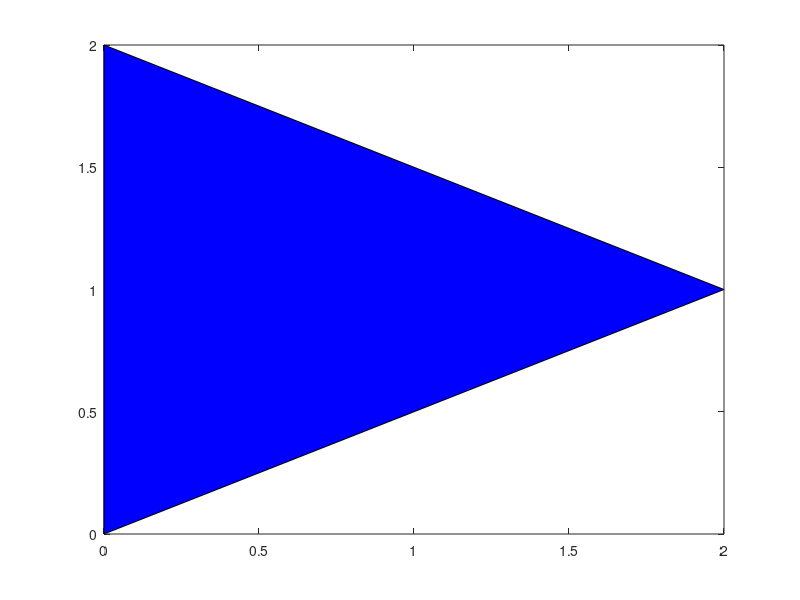
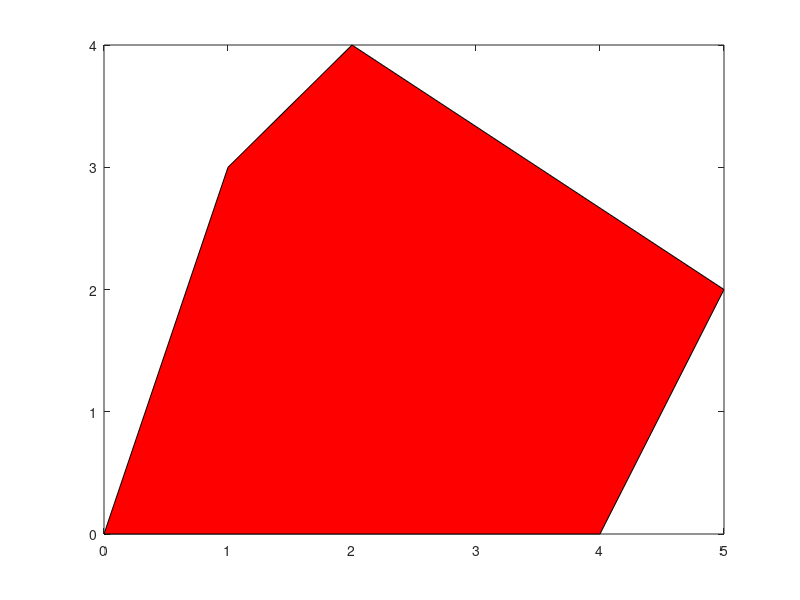
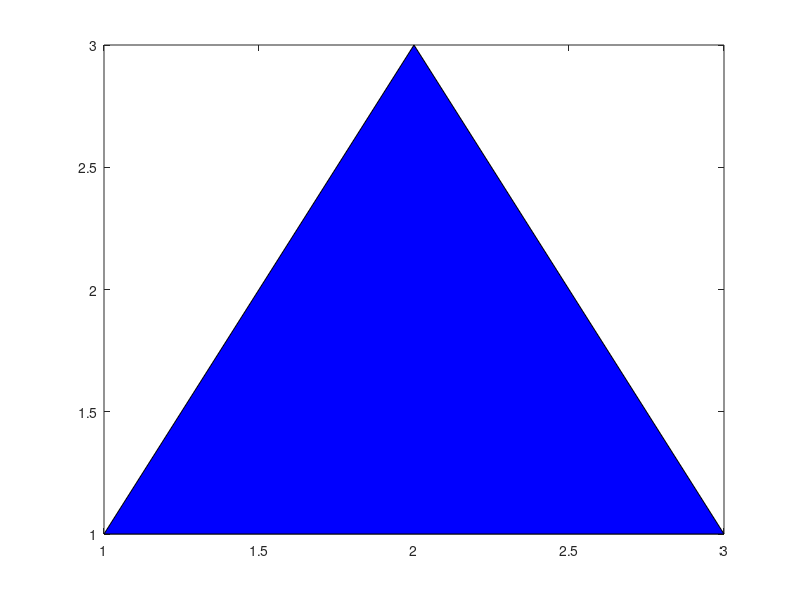
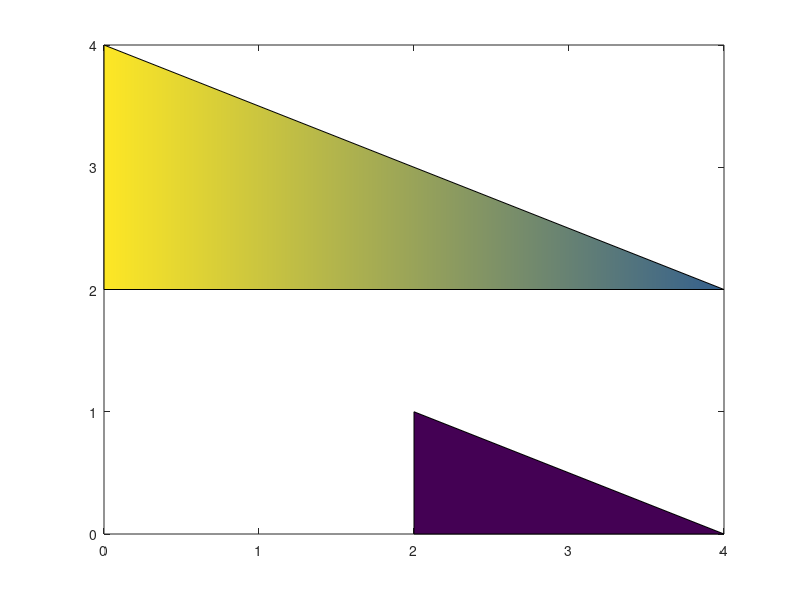

These figures' MATLAB source, in order:
%=============================================================================
% Copyright (c) 2016-present Allan CORNET (Nelson)
%=============================================================================
% This file is part of Nelson.
%=============================================================================
% LICENCE_BLOCK_BEGIN
% SPDX-License-Identifier: LGPL-3.0-or-later
% LICENCE_BLOCK_END
%=============================================================================
% <--ADV-CLI MODE-->
%=============================================================================
f = figure();
width = 2;
x = [0, 0, width];
y = [0, width, width/2];
fill(x, y, 'b'); 
%=============================================================================
f = figure();
x = [0 4 5 2 1];
y = [0 0 2 4 3];
fill(x,y,'r')
%=============================================================================
f = figure();
x = [1, 1, 2, 3]; 
y = [1, 1, 3, 1];
fill(x, y, 'b');
%=============================================================================
f = figure();
x = [0 2; 0 2; 4 4];
y = [ 2 0; 4 1; 2 0];
c = [ 1 0; 1 0; 0.3 0];
fill(x,y,c)
%=============================================================================
f = figure();
x = [1 3 4 3 1 0];
y = [0 0 2 4 4 2];
hold on
fill(x,y,'cyan','FaceAlpha',0.3)
fill(x+2,y,'magenta','FaceAlpha',0.3)
fill(x+1,y+2,'yellow','FaceAlpha',0.3)
%=============================================================================
f = figure();
outerX = [0, 0.3, 1, 0.7, 1, 0.3, 0, -0.3, -1, -0.7, -1, -0.3, 0];
outerY = [1, 0.3, 0.3, 0, -0.3, -1, -0.3, -1, -0.3, 0, 0.3, 0.3, 1];
innerX = [0, 0.2, 0.5, 0.35, 0.5, 0.2, 0, -0.2, -0.5, -0.35, -0.5, -0.2, 0];
innerY = [0.6, 0.3, 0.3, 0, -0.3, -0.6, -0.3, -0.6, -0.3, 0, 0.3, 0.3, 0.6];
fill(outerX, outerY, 'y');
fill(innerX, innerY, 'r');
%=============================================================================
% Define the vertices of a colorful geometric pattern
x1 = [0, 1, 1, 0];
y1 = [0, 0, 1, 1];
x2 = [0.5, 1.5, 1.5, 0.5];
y2 = [0.5, 0.5, 1.5, 1.5];
x3 = [1, 2, 2, 1];
y3 = [1, 1, 2, 2];

% Define colors for the polygons
colors = ['r', 'g', 'b'];

% Create a figure with a white background
figure('Color', 'w');

% Fill the polygons with different colors
fill(x1, y1, colors(1));
hold on;
fill(x2, y2, colors(2));
fill(x3, y3, colors(3));

% Add labels to distinguish the regions
text(0.5, 0.5, 'Polygon 1', 'Color', 'w', 'HorizontalAlignment', 'center', 'FontWeight', 'bold');
text(1.25, 1.25, 'Polygon 2', 'Color', 'w', 'HorizontalAlignment', 'center', 'FontWeight', 'bold');
text(1.5, 0.5, 'Polygon 3', 'Color', 'w', 'HorizontalAlignment', 'center', 'FontWeight', 'bold');

axis equal;
title('Colorful Geometric Pattern');
%=============================================================================
f = figure();
x = [10 30 40 30 10 0];
y = [0 0 20 40 40 20];
hold on
fill(x, y, 'cyan', 'FaceAlpha', 0.3);
fill(x + 2, y, 'magenta', 'FaceAlpha', 0.3);
fill(x + 1, y + 2, 'yellow', 'FaceAlpha', 0.3);
%=============================================================================
